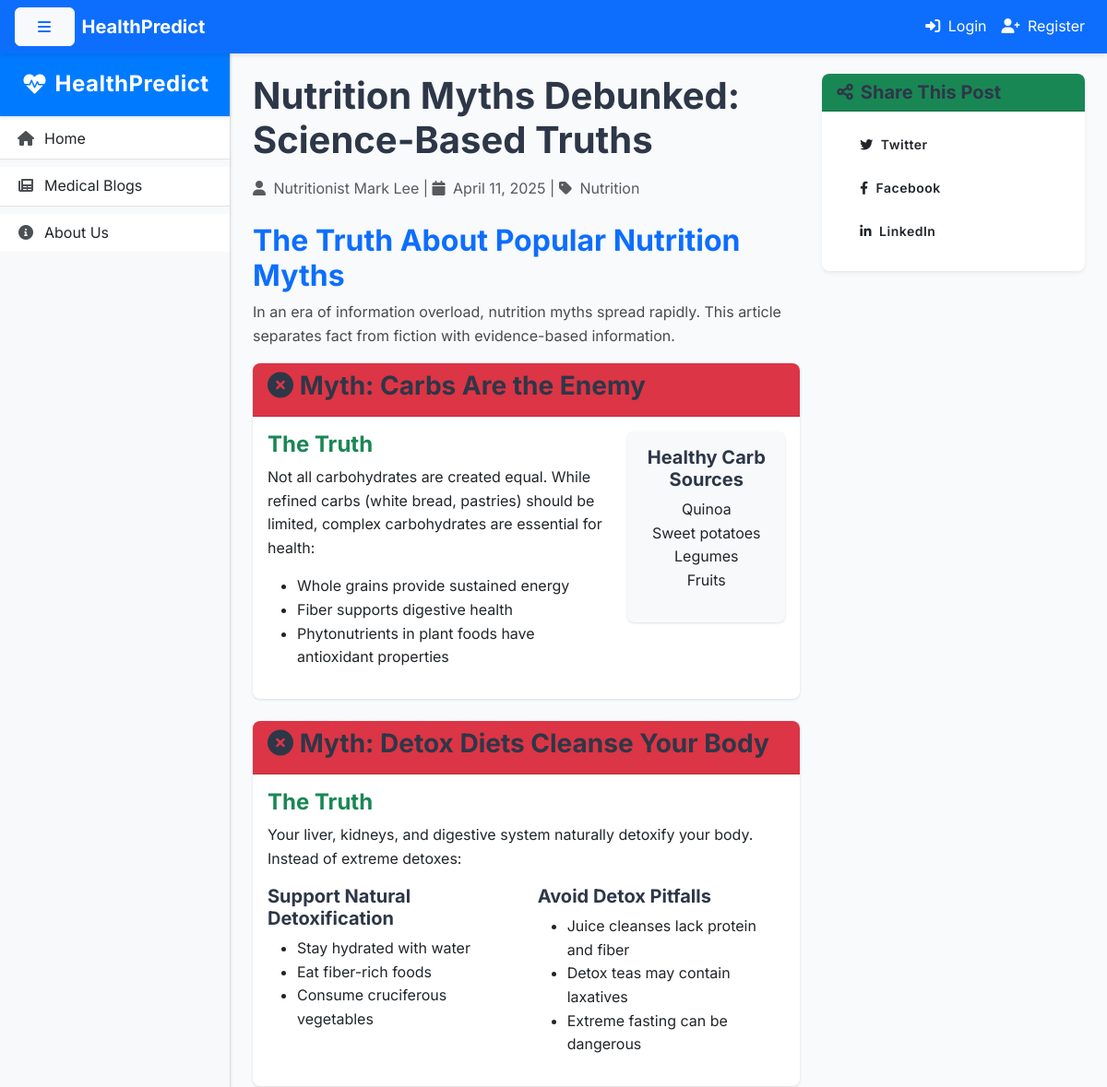
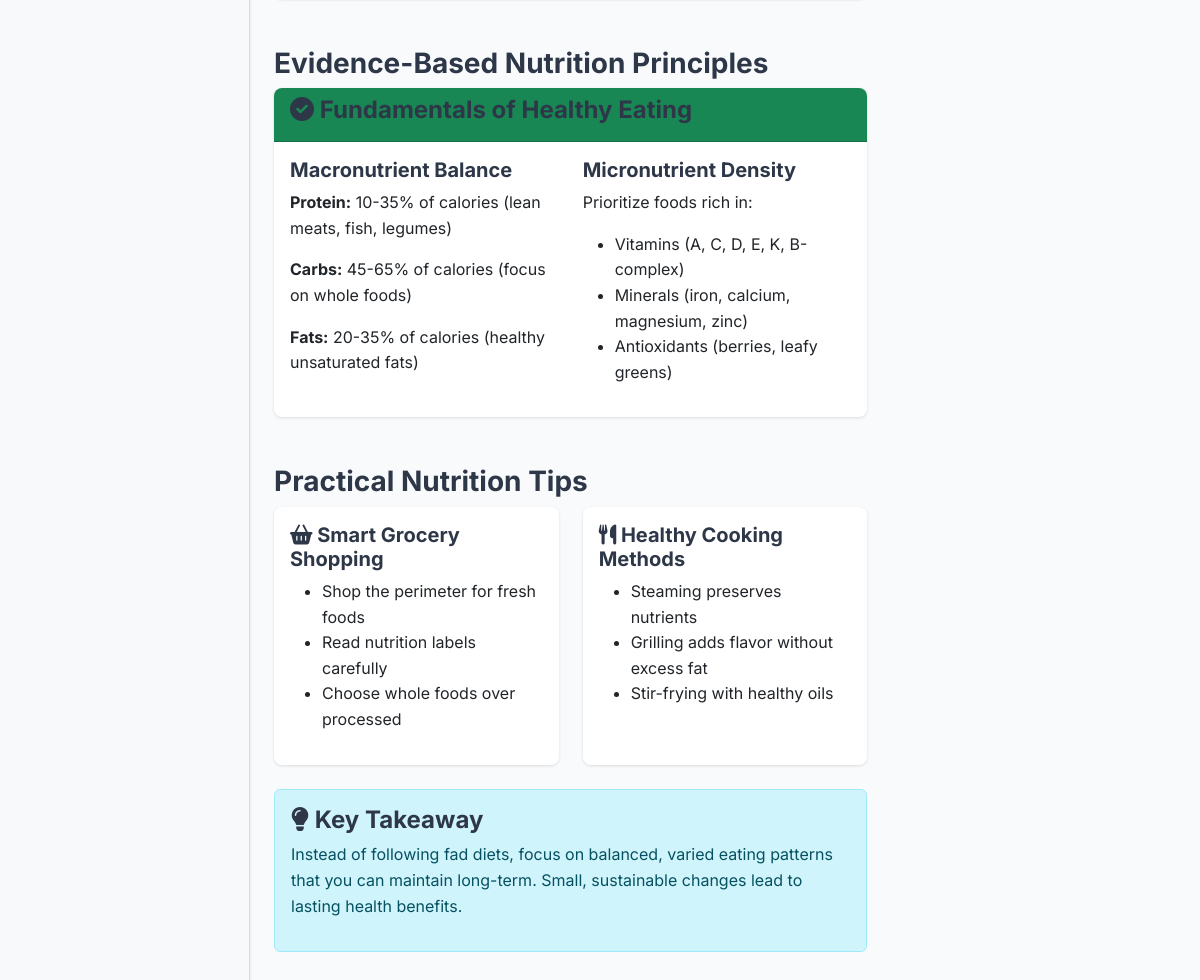
The app's page /blog/nutrition-myths-debunked with its own data (2 pictures, top to bottom).
### app.py (models this page shows)
class BlogPost(db.Model):
    id = db.Column(db.Integer, primary_key=True)
    title = db.Column(db.String(200), nullable=False)
    content = db.Column(db.Text, nullable=False)
    author = db.Column(db.String(100), nullable=False)
    category = db.Column(db.String(50), nullable=False)
    created_at = db.Column(db.DateTime, default=datetime.utcnow)
    image_url = db.Column(db.String(200))
    slug = db.Column(db.String(300), unique=True)
    excerpt = db.Column(db.String(300))

### app.py (the view)
@app.route('/blog/<string:slug>')
def blog_detail(slug):
    blog = BlogPost.query.filter_by(slug=slug).first_or_404()
    related_blogs = BlogPost.query.filter(
        BlogPost.category == blog.category,
        BlogPost.id != blog.id
    ).order_by(db.func.random()).limit(3).all()
    return render_template('blog_detail.html', blog=blog, related_blogs=related_blogs)

### app.py (called while the page is built)
@app.context_processor
def inject_common_data():
    categories = db.session.query(BlogPost.category).distinct().all()
    recent_blogs = BlogPost.query.order_by(BlogPost.created_at.desc()).limit(3).all()
    return dict(
        categories=[c[0] for c in categories],
        recent_blogs=recent_blogs,
        current_year=datetime.now().year
    )

### templates/blog_detail.html (shortened to what this page needs)
{% extends "base.html" %}
{% block content %}
<div class="row">
    <div class="col-lg-8">
        <article class="blog-post">
            <h1 class="mb-3">{{ blog.title }}</h1>
            <div class="mb-4 text-muted">
                <i class="fas fa-user me-1"></i> {{ blog.author }} |
                <i class="fas fa-calendar me-1"></i> {{ blog.created_at.strftime('%B %d, %Y') }} |
                <i class="fas fa-tag me-1"></i> {{ blog.category }}
            </div>
            <div class="blog-content">
                {{ blog.content|safe }}
            </div>
        </article>
    </div>
    <div class="col-lg-4">
        <div class="card shadow-sm mb-4">
            <div class="card-header bg-success text-white">
                <h5 class="mb-0"><i class="fas fa-share-alt me-2"></i>Share This Post</h5>
            </div>
            <div class="card-body">
                <div class="social-share">
                    <a href="https://twitter.com/share?url={{ request.url }}&text={{ blog.title }}"
                       class="btn btn-sm btn-twitter me-2 mb-2" target="_blank">
                        <i class="fab fa-twitter me-1"></i> Twitter
                    </a>
                    <a href="https://www.facebook.com/sharer/sharer.php?u={{ request.url }}"
                       class="btn btn-sm btn-facebook me-2 mb-2" target="_blank">
                        <i class="fab fa-facebook-f me-1"></i> Facebook
                    </a>
                    <a href="https://www.linkedin.com/shareArticle?mini=true&url={{ request.url }}&title={{ blog.title }}"
                       class="btn btn-sm btn-linkedin mb-2" target="_blank">
                        <i class="fab fa-linkedin-in me-1"></i> LinkedIn
                    </a>
                </div>
            </div>
        </div>
    </div>
</div>
{% endblock %}

### static/css/style.css (style rules this page uses)
:root { --primary: #4e73df; --primary-hover: #3a5ec0; --success: #1cc88a; --info: #36b9cc; --warning: #f6c23e; --danger: #e74a3b; --light: #f8f9fa; --dark: #5a5c69; --transition: all 0.3s cubic-bezier(0.25, 0.8, 0.25, 1); --shadow-sm: 0 1px 3px rgba(0,0,0,0.12); --shadow-md: 0 4px 6px rgba(0,0,0,0.1); --shadow-lg: 0 10px 20px rgba(0,0,0,0.1); }
body { font-family: 'Nunito', -apple-system, BlinkMacSystemFont, sans-serif; line-height: 1.6; color: #4a4a4a; }
.card { border: none; border-radius: 0.5rem; overflow: hidden; transition: var(--transition); box-shadow: var(--shadow-sm); background-color: white; }
h1, h2, h3, h4, h5 { font-weight: 700; color: #2d3748; }
.btn { font-weight: 600; padding: 0.5rem 1.5rem; border-radius: 0.375rem; transition: var(--transition); letter-spacing: 0.5px; }
.card, .feature-card { animation: fadeIn 0.5s ease-out forwards; }

### templates/base.html (style rules this page uses)
body { font-family: 'Inter', sans-serif; background: #f8f9fa; margin: 0; }

### records on screen
BlogPost: title "Nutrition Myths Debunked: Science-Based Truths", author "Nutritionist Mark Lee", created_at "April 11, 2025", category "Nutrition", content "The Truth About Popular Nutrition Myths In an era of information overload, nutrition myths spread rapidly. This article separates fact from fiction with evidence-based information. Myth: Carbs Are the Enemy The Truth Not all carbohydrates are created equal. While refined carbs (white bread, pastries) should be limited, complex carbohydrates are essential for health: Whole grains provide sustained energy Fiber supports digestive health Phytonutrients in plant foods have antioxidant properties Healthy Carb Sources Quinoa Sweet potatoes Legumes Fruits Myth: Detox Diets Cleanse Your Body The Truth Your liver, kidneys, and digestive system naturally detoxify your body. Instead of extreme…"
